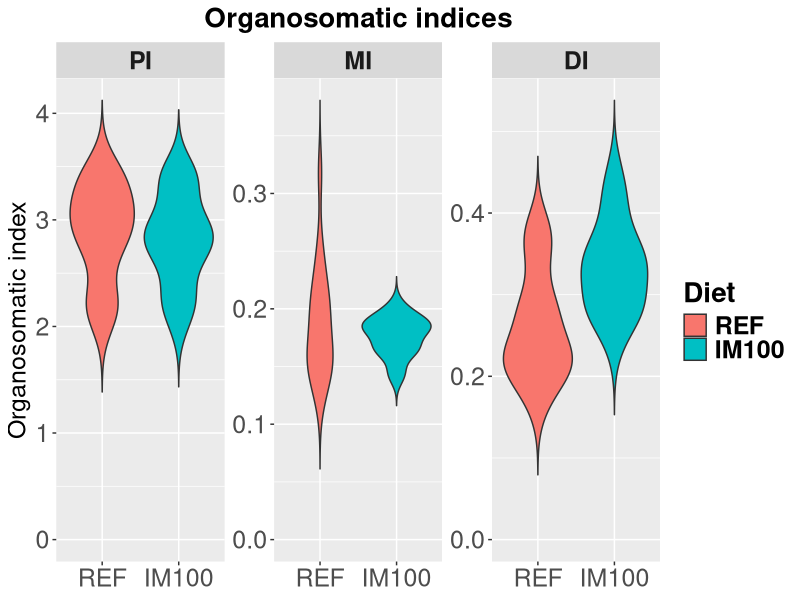
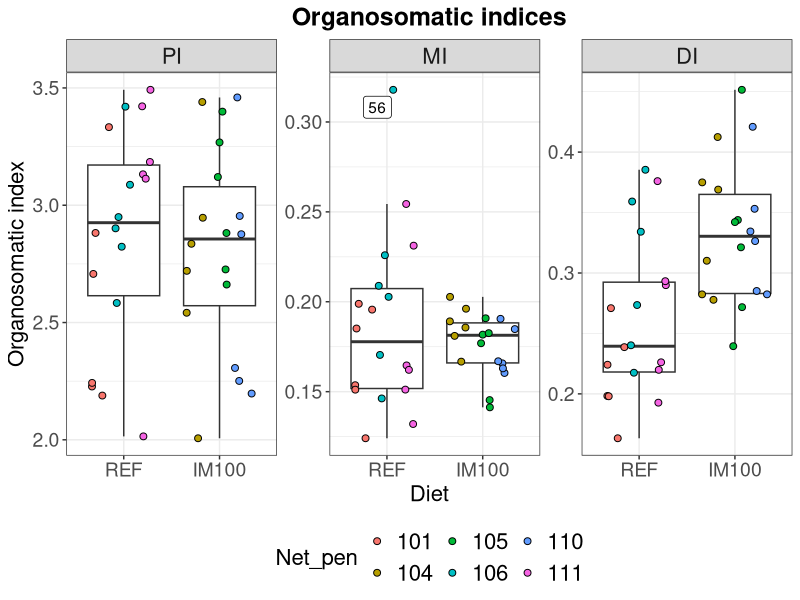
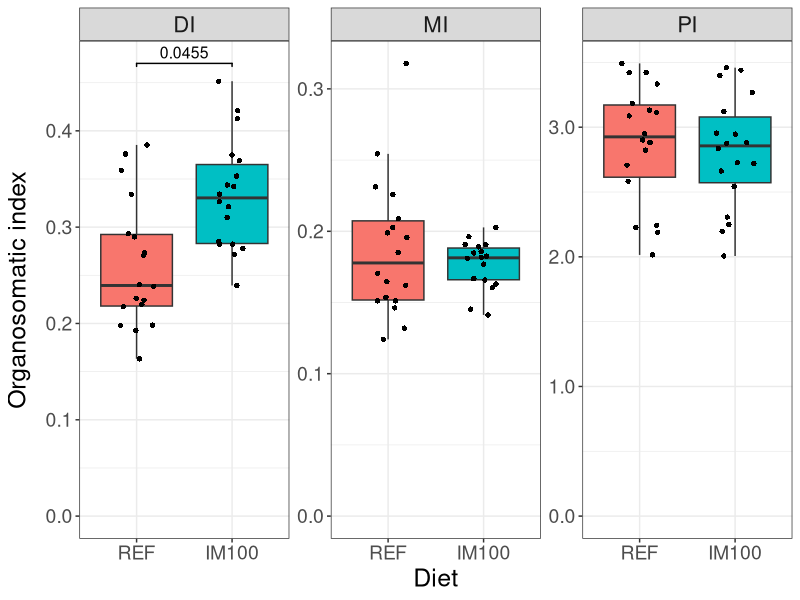
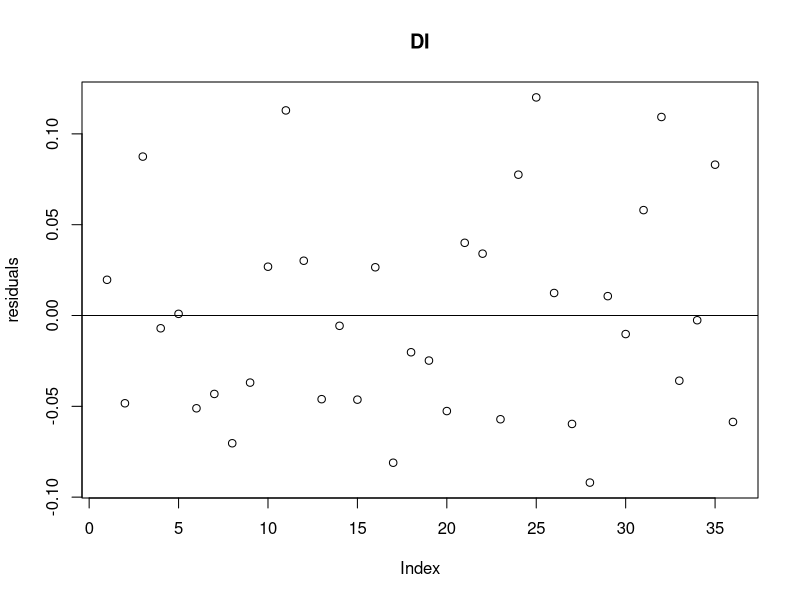
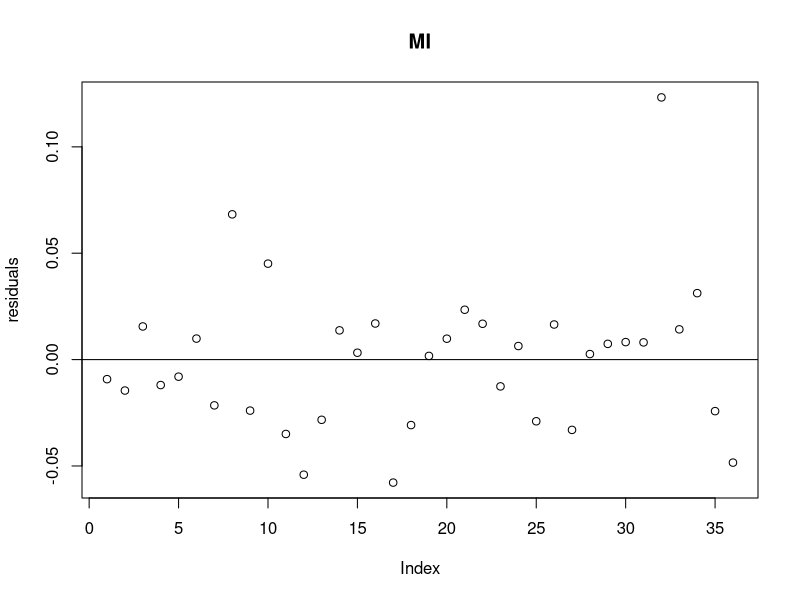
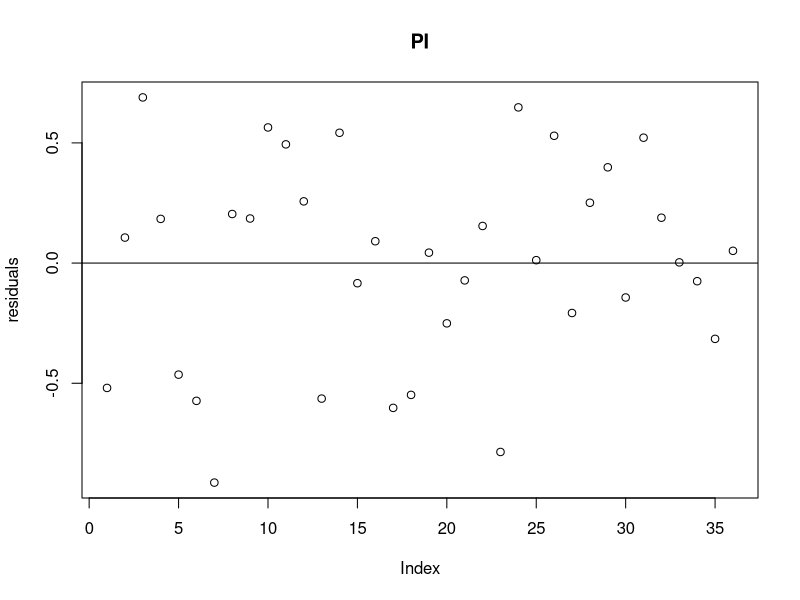
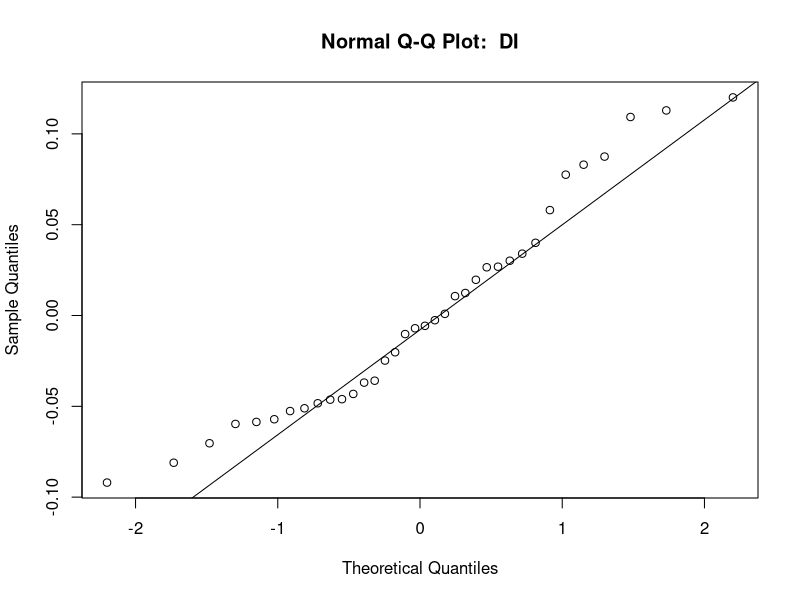
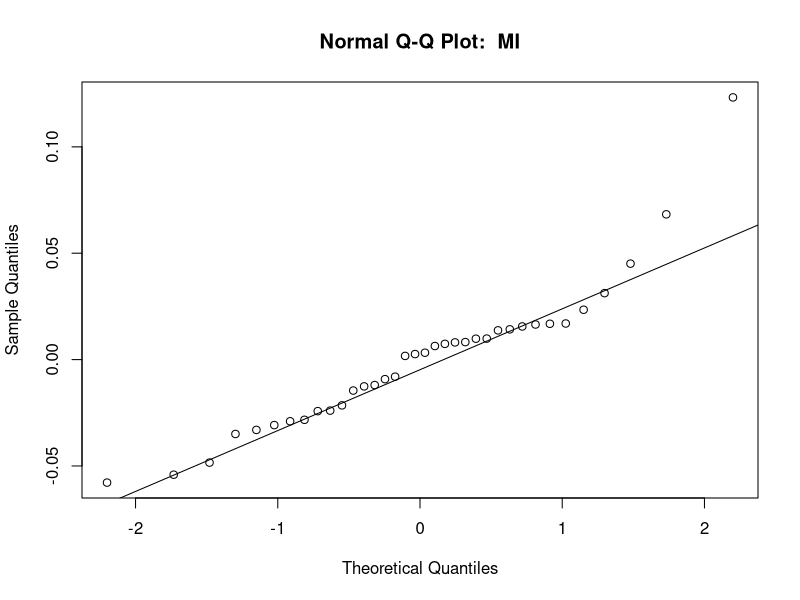

The R script that drew these images, in order:
library(dplyr) # data manipulation
library(ggplot2) # plotting
library(ggrepel) # labelling
library(ggsignif) # adding significant levels to plot
library(nlme) # running linear mixed model

df <- read.csv("./data/AqFl2_organ_somatic_index.csv", header = T, na.strings = c(""))
head(df)

# convert numeric variable to string
df <- within(df, {
    Sample_ID <- as.character(Sample_ID)
    Net_pen <- as.character(Net_pen)
})

# Calculate organosomatic index
df <- df %>%
  mutate(Organ_somatic_index = 100*Organ_weight/Body_weight)
  
# Reorder varialbes in the desired order 
df$Diet <- factor(df$Diet, levels = c("REF", "IM33", "IM66", "IM100"))
df$Gut_segment <- factor(df$Gut_segment, levels = c("PI", "MI", "DI"))
                
# Exploratory analysis ################################################################################################ 
# Violin plot to check data distribution
df %>% 
  filter(Diet %in% c('REF', 'IM100')) %>% 
  ggplot(aes(x = Diet, y = Organ_somatic_index)) + 
    geom_violin(aes(fill = Diet), trim = FALSE) +
    facet_wrap(~Gut_segment, nrow = 1, scales = "free_y") +
    stat_summary(fun.data = "mean_sdl", fun.args = list(mult = 1), geom = "pointrange") + # add mean and SD 
    expand_limits(y = 0) + 
    labs(title = "Organosomatic indices", y = "Organosomatic index") +
    theme(axis.text.x=element_text(size = 18), 
          axis.text.y=element_text(size = 18),
          axis.title.x = element_blank(),
          axis.title.y = element_text(size = 18),
          strip.text = element_text(face="bold", size=18),
          legend.text=element_text(face="bold",size=18),
          legend.title=element_text(face="bold",size=20),
          plot.title = element_text(size = 20, face = "bold",hjust = 0.5)
          ) 

# Box plot to check outliers
# Define a function for identifying outliers
is_outlier <- function(x) {
  x < quantile(x, 0.25) - 1.5 * IQR(x) | x > quantile(x, 0.75) + 1.5 * IQR(x)
}

# Make box plot with dots
df %>% 
  filter(Diet %in% c('REF', 'IM100')) %>%
  group_by(Gut_segment, Diet) %>%
  mutate(outlier = is_outlier(Organ_somatic_index)) %>% # mark outliers within each diet group
  ggplot(aes(x = Diet, y = Organ_somatic_index,label = ifelse(outlier, Sample_ID, NA))) +
    geom_boxplot(outlier.shape = NA) +
    geom_point(aes(fill = Net_pen), size = 2, shape = 21, position = position_jitterdodge(0.2)) +
    facet_wrap(~ Gut_segment, nrow = 1, scales="free_y") +
    geom_label_repel() +
    labs(title = "Organosomatic indices", y = "Organosomatic index") +
    theme_bw() +
    theme(axis.title.x = element_text(size = 16),
          axis.text.x = element_text(size = 14),
          axis.title.y = element_text(size = 16),
          axis.text.y = element_text(size = 14),
          plot.title = element_text(size = 18, face = "bold",hjust = 0.5),
          strip.text = element_text(size = 16),
          legend.title = element_text(size = 16),
          legend.text = element_text(size = 16),
          legend.direction="horizontal", 
          legend.position="bottom") 

# Statistics ##########################################################################################################
# Convert Diet and Target back to character
df$Diet <- as.character(df$Diet)
df$Gut_segment <- as.character(df$Gut_segment)

# Split the data frames by "Gut_segment"
df_spl <- df %>% 
  filter(Diet %in% c('REF', 'IM100')) %>% 
  split(f = .$Gut_segment)

# lapply() linear mixed model to each data frame in the list 
lme <- lapply(df_spl, function(x) lme(Organ_somatic_index ~ Diet, random = ~1|Net_pen, data = x))

# Get model summary and extract p values of the Diet effect.
summary <- lapply(lme, function(x) summary(x))
anova <- lapply(lme, function(x) anova(x))

p_values <- data.frame(row.names = NULL,
                       "Gut_segment" = names(lme),
                       "p_values" = unlist(lapply(anova, function(x) x[[4]][[2]]))
                       ) %>% 
  arrange(desc(Gut_segment)) 
  
  
# Model diagnostics ---------------------------------------------------------------------------------------------------
# Extract residuals
res <- lapply(lme, function(x) resid(x))

# 1.Linearity and homoskedasticity of residuals
pdf(file = "./results/statistics/resid_plot_organosomatic_indices.pdf") # turn on pdf graphics device

lapply(
  seq_along(res), # add index to the elements in the list
  function(x) 
  {
    plot(res[[x]], main = names(res)[x], ylab = "residuals")
    abline(0,0)
  }
)

dev.off() # turn off the device

# 2.Absence of collinearity. When more than one fixed effects are included, the collinearity shoulb be checked.
# Not applicable to the present dataset, which has only one fixed effect

# 3.Normality of residuals

pdf(file = "./results/statistics/qqplot_organosomatic_indices.pdf")

lapply(
  seq_along(res), 
  function(x) 
  {
    qqnorm(res[[x]], main = paste("Normal Q-Q Plot: ", names(res)[x]))
    qqline(res[[x]])
  }
)

dev.off()

# 4.Absence of influential data points

# Make Figure 1 #######################################################################################################
# Reorder varialbes in the desired order 
df$Diet <- factor(df$Diet, levels = c("REF", "IM33", "IM66", "IM100"))
df$Gut_segment <- factor(df$Gut_segment, levels = c("PI", "MI", "DI"))

# Make a function for setting the number of decimals of y axis
fmt_dcimals <- function(decimals=0){
  function(x) format(x,nsmall = decimals,scientific = FALSE)
}

# Initial plot
fig1 <- df %>% 
  filter(Diet %in% c('REF', 'IM100')) %>%
  ggplot(aes(x = Diet, y = Organ_somatic_index)) +
    geom_boxplot(aes(fill = Diet), outlier.shape = NA, show.legend = FALSE) +
    geom_jitter(shape = 16, position = position_jitter(0.2)) +
    facet_wrap(~ Gut_segment, nrow = 1, scales="free_y") +
    scale_y_continuous(limits = c(0, NA), labels = fmt_dcimals(1)) +
    labs(y = "Organosomatic index") +
    theme_bw() +
    theme(axis.title.x = element_text(size = 18),
          axis.text.x = element_text(size = 14),
          axis.title.y = element_text(size = 18, margin = margin(t = 0, r = 10, b = 0, l = 0)),
          axis.text.y = element_text(size = 14),
          strip.text = element_text(size = 16)
          ) 

# Add significant p values to the plot
# First, make a datafraome for the annotation
anno <- p_values %>%
  arrange(Gut_segment) %>%
  filter(p_values <= 0.05) %>%
  mutate(start = rep("REF", nrow(.))) %>%
  mutate(end = rep("IM100", nrow(.))) %>%
  mutate(y = c(0.47)) 
  
# Add the p values. The warning about the missing aesthetics can be ignored.
fig1 + geom_signif(data = anno, 
                   aes(xmin = start, 
                       xmax = end, 
                       annotations = formatC(as.numeric(p_values), digits = 3), 
                       y_position = y),
                   textsize = 4, 
                   tip_length = 0.01,
                   manual = TRUE)
# Save the figure
ggsave("Figure 1. Organosomatic indices.tiff", 
       units = "in", 
       dpi = 300, 
       compression = "lzw", 
       path = "./results/figures")